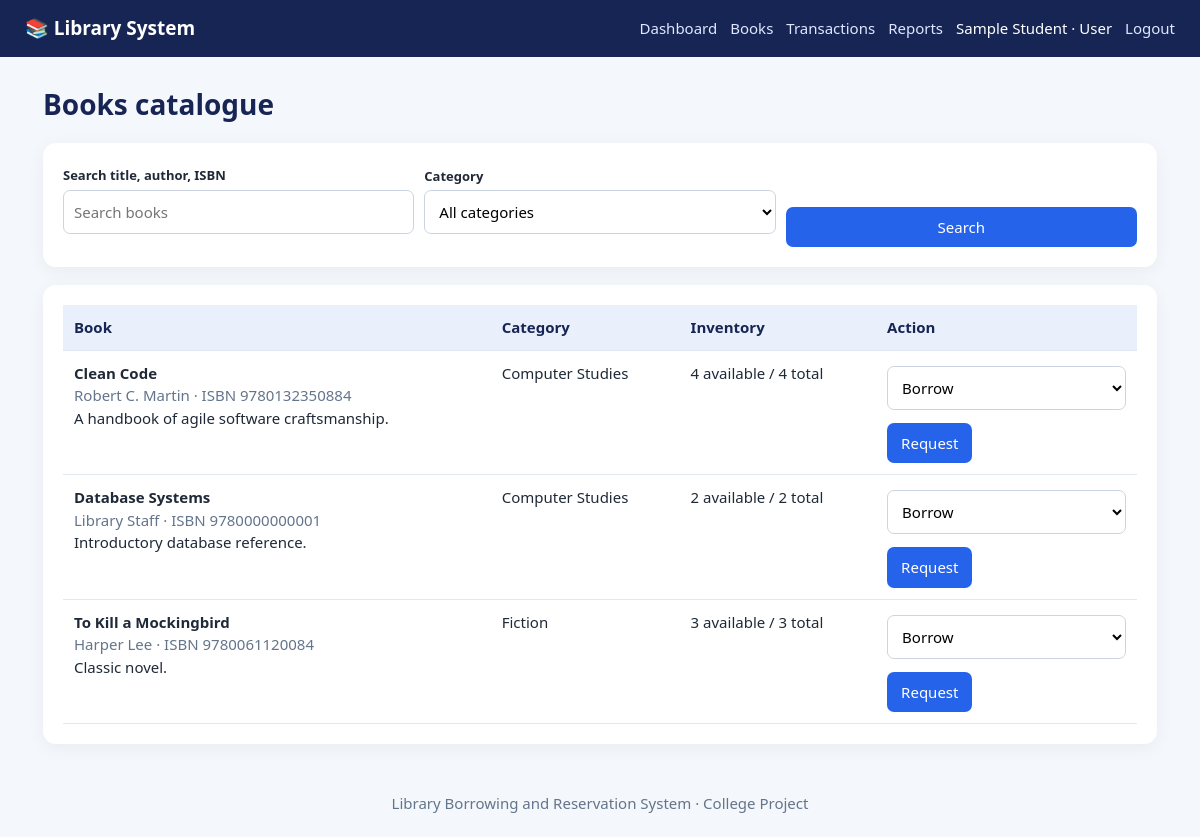
Page /books.php (signed in) on the committed database.
### tables this page shows
CREATE TABLE books(id INT AUTO_INCREMENT PRIMARY KEY,isbn VARCHAR(30) UNIQUE,title VARCHAR(200) NOT NULL,author VARCHAR(150) NOT NULL,category_id INT NULL,publisher VARCHAR(150) NULL,published_year SMALLINT NULL,total_copies INT NOT NULL DEFAULT 1,available_copies INT NOT NULL DEFAULT 1,description TEXT NULL,is_archived TINYINT(1) NOT NULL DEFAULT 0,created_at TIMESTAMP DEFAULT CURRENT_TIMESTAMP,CONSTRAINT fk_book_category FOREIGN KEY(category_id) REFERENCES categories(id) ON DELETE SET NULL,CHECK(total_copies>=0),CHECK(available_copies>=0 AND available_copies<=total_copies));

CREATE TABLE categories(id INT AUTO_INCREMENT PRIMARY KEY,name VARCHAR(100) NOT NULL UNIQUE,description VARCHAR(255) DEFAULT NULL);

### includes/functions.php (called while the page is built, shortened)
<?php
function e($v){return htmlspecialchars((string)$v,ENT_QUOTES|ENT_SUBSTITUTE,'UTF-8');}
function current_user(){return $_SESSION['user']??null;}

### books.php (the view, shortened to what this page needs)
<?php require_once __DIR__.'/includes/functions.php';$role=current_user()['role'];
$q=trim($_GET['q']??'');$cat=(int)($_GET['category']??0);$where=' WHERE b.is_archived=0';$types='';$vals=[];if($q!==''){$where.=' AND (b.title LIKE ? OR b.author LIKE ? OR b.isbn LIKE ?)';$like="%$q%";$types.='sss';array_push($vals,$like,$like,$like);}if($cat){$where.=' AND b.category_id=?';$types.='i';$vals[]=$cat;}$sql='SELECT b.*,c.name category FROM books b LEFT JOIN categories c ON c.id=b.category_id'.$where.' ORDER BY b.title';$s=$db->prepare($sql);if($types)$s->bind_param($types,...$vals);$s->execute();$books=$s->get_result();$cats=$db->query('SELECT id,name FROM categories ORDER BY name');$title='Books';require 'includes/header.php';?>
<h1>Books catalogue</h1><div class="panel"><form class="filters" method="get"><div><label>Search title, author, ISBN</label><input name="q" value="<?=e($q)?>" placeholder="Search books"></div><div><label>Category</label><select name="category"><option value="0">All categories</option></select></div><button>Search</button></form></div>
<div class="panel table-wrap"><table><thead><tr><th>Book</th><th>Category</th><th>Inventory</th><th>Action</th></tr></thead><tbody><?php while($b=$books->fetch_assoc()):?><tr><td><b><?=e($b['title'])?></b><br><span class="muted"><?=e($b['author'])?> · ISBN <?=e($b['isbn']??'—')?></span><br><?=e($b['description']??'')?></td><td><?=e($b['category']??'Uncategorized')?></td><td><?=e($b['available_copies'])?> available / <?=e($b['total_copies'])?> total</td><td><?php if($role==='user'):?><form method="post" action="transactions.php"><select name="type"><option value="borrow">Borrow</option></select><button>Request</button></form><?php else:?>View only<?php endif;?></td></tr><?php endwhile;?></tbody></table></div><?php require 'includes/footer.php';?>

### assets/style.css (style rules this page uses)
:root { --navy:#172554;--blue:#2563eb;--bg:#f4f7fb;--ink:#1f2937 }
* { box-sizing:border-box }
body { margin:0;background:var(--bg);color:var(--ink);font:15px/1.5 system-ui,Arial,sans-serif }
h1 { color:var(--navy);font-size:28px }
.card,.panel { background:white;border-radius:13px;padding:20px;box-shadow:0 4px 18px #1725540d;margin-bottom:18px }
.muted { color:#64748b }
.btn,button { display:inline-block;border:0;border-radius:7px;padding:9px 14px;background:var(--blue);color:white;text-decoration:none;cursor:pointer;font:inherit }
input,select,textarea { width:100%;padding:10px;border:1px solid #cbd5e1;border-radius:7px;margin:4px 0 13px;font:inherit;background:white }
label { font-weight:650 }
table { width:100%;border-collapse:collapse;background:white }
th,td { padding:11px;text-align:left;border-bottom:1px solid #e2e8f0;vertical-align:top }
th { background:#eaf0fb;color:#172554 }
.table-wrap { overflow-x:auto }
.filters { display:grid;grid-template-columns:repeat(auto-fit,minmax(150px,1fr));gap:10px;align-items:end }
.filters label { font-size:13px }

### rows in the picture
books: title "Clean Code", author "Robert C. Martin", isbn "9780132350884", description "A handbook of agile software craftsmanship.", category.name "Computer Studies", available_copies "4", total_copies "4"
books: title "Database Systems", author "Library Staff", isbn "9780000000001", description "Introductory database reference.", category.name "Computer Studies", available_copies "2", total_copies "2"
books: title "To Kill a Mockingbird", author "Harper Lee", isbn "9780061120084", description "Classic novel.", category.name "Fiction", available_copies "3", total_copies "3"

### other values in the picture
current_user()['name'] "Sample Student"
current_user()['role'] "User"
